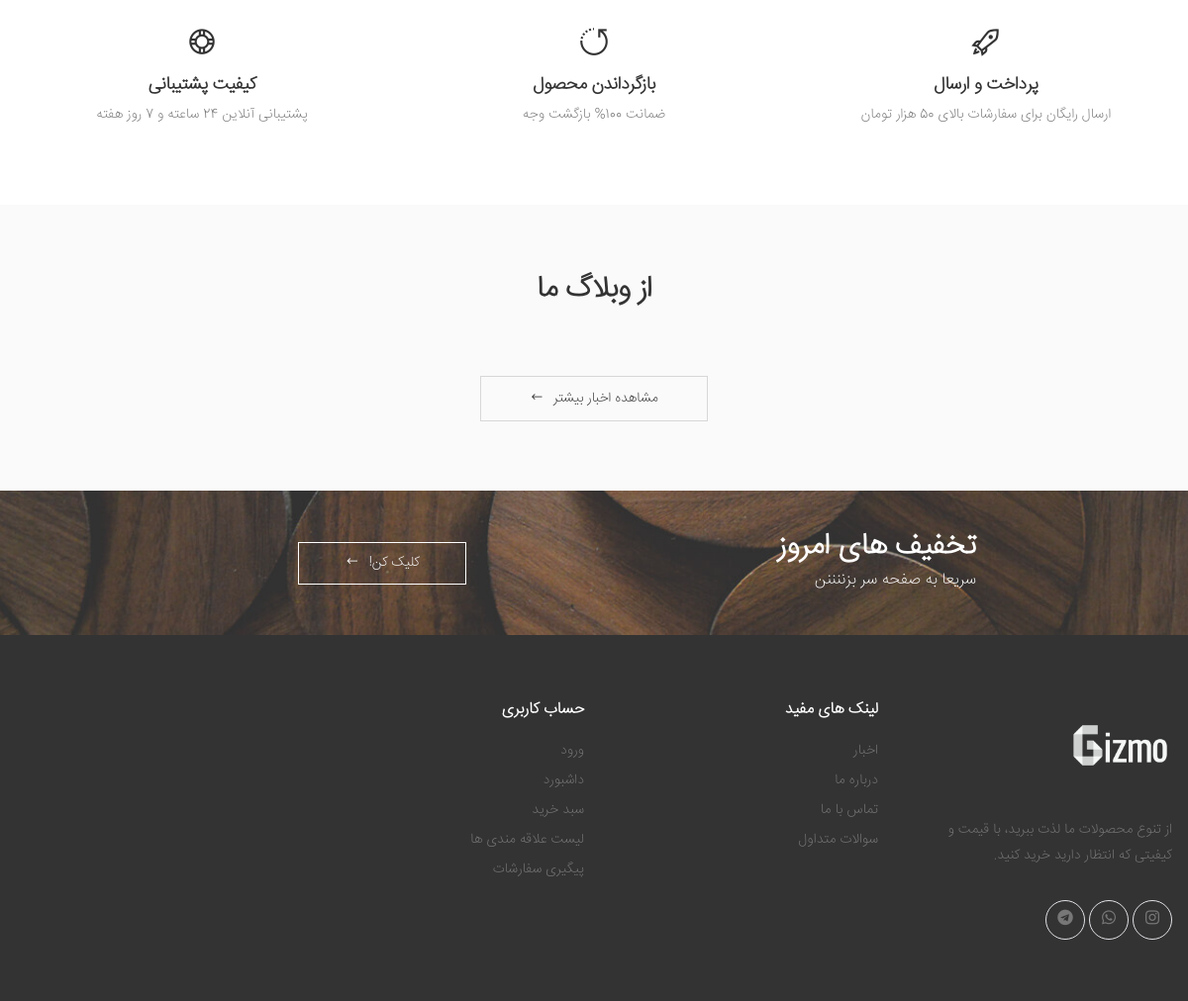
The app's page / (lower part), older data.
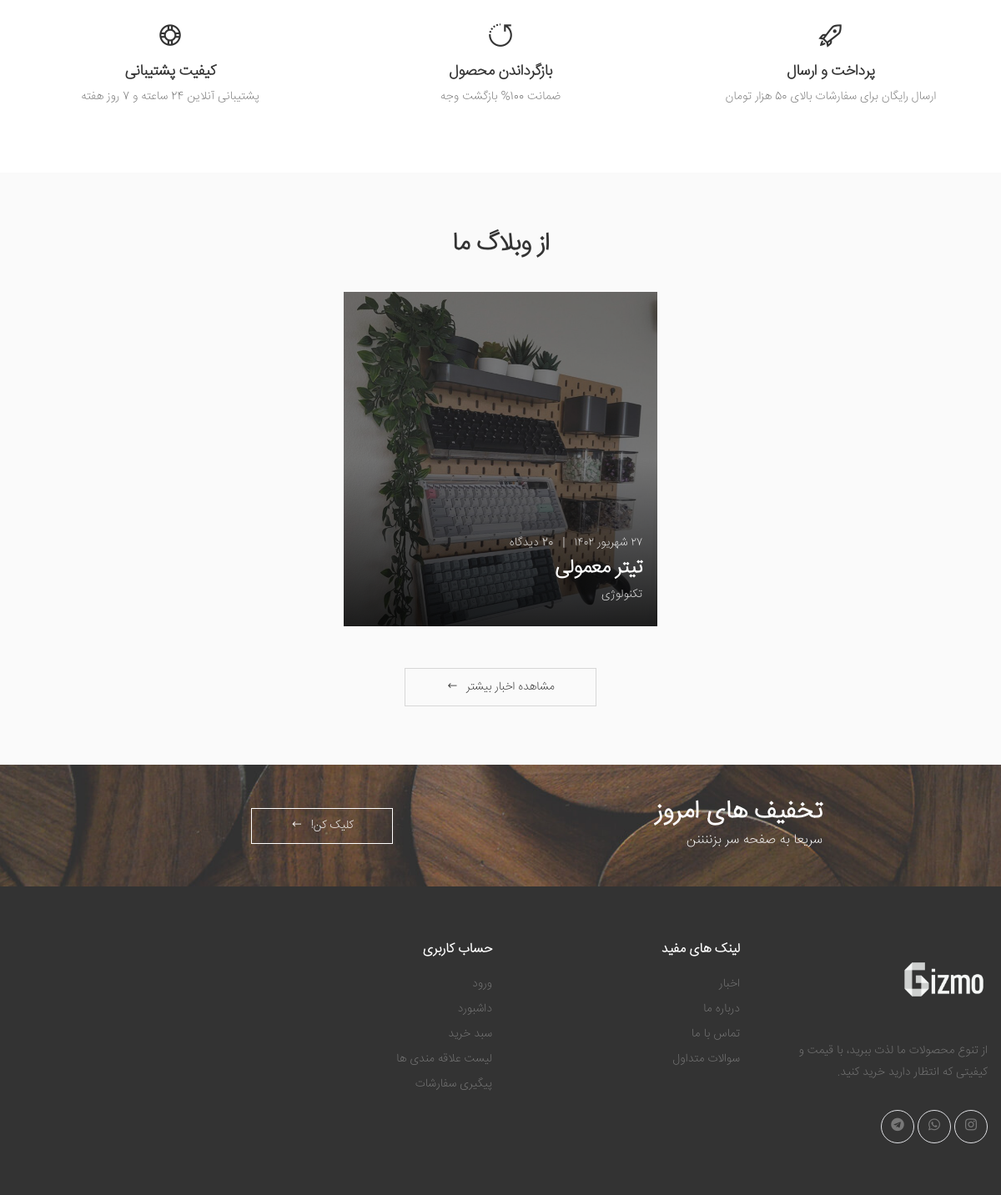
The same page, newer data.
### blog/models.py (models this page shows, shortened)
class Article(models.Model):
    status_ch = (
        ('p' , "انتشار یافته"),
        ('d', "پیش نویس"),
        ('i', "در انتظار انتشار"),
        ('b',"برگشت داده شده"),
    )
    title = models.CharField(max_length=50,verbose_name="تیتر")
    text = models.TextField(verbose_name="متن")
    Author = models.ForeignKey(User,on_delete=models.CASCADE,related_name="articles",verbose_name="نویسنده")
    Cover = models.ImageField(upload_to="images",null=True,blank=True,verbose_name="تصویر")
    drafted = models.DateTimeField(auto_now_add=True,verbose_name="تاریخ پیش نویس")
    publish = models.DateTimeField(default=timezone.now,verbose_name="تاریخ انتشار")
    update = models.DateTimeField(auto_now=True,verbose_name="تاریخ آپدیت")
    slug = models.SlugField(max_length=40, unique = True,verbose_name="آدرس")
    status = models.CharField(max_length=1,choices = status_ch,verbose_name="وضعیت")
    Category = models.ManyToManyField(Category,related_name = "articles",verbose_name="دسته بندی")
    views = models.PositiveIntegerField(default=0, verbose_name="تعداد بازدید")
    is_for_landing = models.BooleanField(default=False)
    objects = ArticleManager()
    def get_absolute_url(self):
        return reverse("blog:article",args=[self.slug])
    def shamsi_date(self):
        return jalali_converter(self.publish)
    shamsi_date.short_description = "publish"
    def get_comments(self):
        comments = self.comments.all()
        return comments

class Category(models.Model):
    status_ch = (
        ('a' , "Active"),
        ('d', "Deactive"),
    )
    title = models.CharField(max_length=50,verbose_name="تیتر")
    slug = models.SlugField(max_length=40, unique = True,verbose_name="آدرس")
    Cover = models.ImageField(upload_to="images",null=True,blank=True,verbose_name="تصویر")
    status = models.CharField(max_length=1,choices = status_ch,verbose_name="وضعیت")
    objects = CategoryManager()
    def __str__(self):
        return self.title
    def get_absolute_url(self):
        return reverse("blog:category_articles",args=[self.slug,1])

### facades/views.py (the view)
# urls.py: path('',HomePage,name="home"),
def HomePage(request):
    print("--------------------------")
    discounted = Product.objects.filter(available=True,discounted=True)
    news = Product.objects.filter(available=True)
    news_list = [s.id for s in news if s.is_new][0:8]
    news = news.filter(id__in=news_list)
    Categories = Category.objects.filter(is_sub=False)[0:4]
    Info = InformationsForTemplate(request)
    Info["Categories"] = Categories
    Info["productsOfDiscount"] = discounted
    Info["products"] = news
    Info["banner"] = EndBanner.objects.all()[0]
    Info["articles"] = Article.objects.filter(is_for_landing=True)
    return render(request,'facades/landing.html',Info)

### cart/cart.py (called while the page is built)
    def get_count(self):
        return sum(1 for item in self.cart.values())

### facades/jalali.py (called while the page is built)
    def persian_tuple(self):
        return self.persian_year, self.persian_month, self.persian_day

### facades/models.py (called while the page is built)
    def get_absolute_url(self):
        return reverse(f"{self.main_link}:{self.out_link}",args=self.arg)

### facades/utils.py (called while the page is built)
def jalali_create(time):
    jmonth = ["فرودین","اردیبهشت","خرداد","تیر","مرداد","شهریور","مهر","آبان","آذر","دی","بهمن","اسفند"]
    time_to_str = "{},{},{}".format(time.year,time.month,time.day)
    time_to_tuple = jalali.Gregorian(time_to_str).persian_tuple()
    time_to_list = list(time_to_tuple)
    for index,month in enumerate(jmonth):
        if time_to_list[1] == index+1:
            time_to_list[1] = month
            break
    return time_to_list

def jalali_converter(time):
    time_to_list = jalali_create(time)
    output = "{} {} {}".format(
    time_to_list[2],
    time_to_list[1],
    time_to_list[0],
    )
    return persion_converter_number(output)

### stuff/models.py (called while the page is built)
    def get_absolute_url(self):
        return reverse('stuff:category_detail',args=[self.id,1])

    def get_absolute_url(self):
        return reverse('stuff:product_detail',args=[self.slug,self.id])

### facades/templates/facades/landing.html (shortened to what this page needs)
{% extends 'facades/base.html' %}
{% load static %}
{% block css %}
{% include 'facades/parts/css.html' %}
{% endblock %}
{% block main %}
        {% include 'facades/home_parts/Slogan.html' %}
        {% include 'facades/home_parts/blog_post.html' %}
        {% include 'facades/parts/cta.html' %}
{% endblock %}

### facades/templates/facades/home_parts/blog_post.html
{% load static %}
<div class="blog-articles pt-7 pb-7" style="background-color: #fafafa;">
                <div class="container">
                    <h2 class="title-lg text-center mb-3 mb-md-4">از وبلاگ ما</h2>
                    <div class="row justify-content-center">
                        {% for article in articles %}
                        <div class="col-sm-6 col-md-4">
                            <article class="entry entry-mask">
                                <figure class="entry-media">
                                    <a href="{{article.Cover.url}}">
                                        <img src="{{article.Cover.url}}" alt="توضیحات عکس">
                                    </a>
                                </figure>
                                <div class="entry-body">
                                    <div class="entry-meta">
                                        <a href="{{article.get_absolute_url}}">{{article.shamsi_date}}</a>
                                        <span class="meta-separator">|</span>
                                        <a href="{{article.get_absolute_url}}">2{{article.get_comments.count}} دیدگاه</a>
                                    </div>
                                    <h2 class="entry-title">
                                        <a href="{{article.get_absolute_url}}">{{article.title}}</a>
                                    </h2>
                                    <div class="entry-cats">
                                        {% for cat in article.Category.all %}
                                            <a href="{{cat.get_absolute_url}}">{{cat}}</a>
                                        {% endfor %}
                                    </div>
                                </div>
                            </article>
                        </div>
                        {% endfor %}
                    </div>
                </div>
                <div class="more-container text-center mb-0 mt-3">
                    <a href="{% url 'blog:home_blog' %}" class="btn btn-outline-darker btn-more"><span>مشاهده اخبار بیشتر</span><i
                            class="icon-long-arrow-left"></i></a>
                </div>
            </div>

Row changes from the older to the newer data that the page shows:
added Article: Cover (picture), shamsi_date "۲۷ شهریور ۱۴۰۲", get_comments.count "0", title "تیتر معمولی"
now on this page (row unchanged): Category: title "تکنولوژی"
